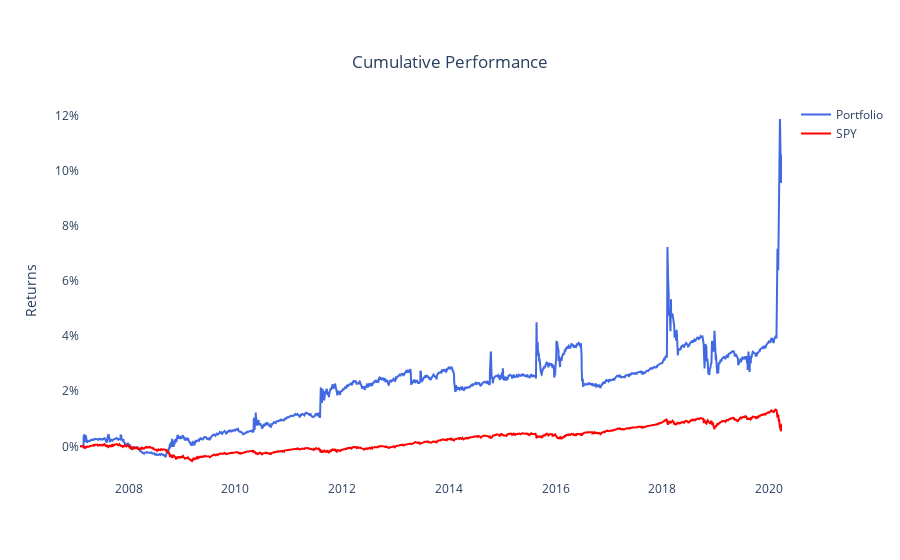

Here is the notebook cell this chart was saved with:
### Code cell
import plotly.graph_objects as go
from plotly.subplots import make_subplots

# Create a figure
fig = go.Figure()

# Add trace, x axis, y axis, mode = lines
fig.add_trace(go.Scatter(x=df_2.index, y=df_2['Portfolio_cum_rets'], mode='lines',line=dict(color='royalblue',width=2), name='Portfolio'))
fig.add_trace(go.Scatter(x=df_2.index, y=df_2['GSPC_cum_rets'], mode='lines',line=dict(color='red',width=2), name='SPY'))


# Update Layout
fig.update_layout(
    title={'text':'Cumulative Performance',
           'y':0.9,
        'x':0.5,
          'xanchor': 'center',
             'yanchor': 'top' },
    
    xaxis=dict(
        title='',
        #ticksuffix="%",
        #tickprefix=''
    ),
    
    yaxis=dict(
        title='Returns',
         ticksuffix="%"
    ),
    
 
    paper_bgcolor='rgba(0,0,0,0)',
    plot_bgcolor='rgba(0,0,0,0)',
)

### Figure 1 — Plotly figure (JSON) as saved in the notebook; plotly's stock layout.template omitted (floating-point values rounded to 4 significant figures; data arrays with more than 128 entries replaced by an {"elided": "..."} marker saying what was removed)
{"data": [{"line": {"color": "royalblue", "width": 2}, "mode": "lines", "name": "Portfolio", "type": "scatter", "x": {"elided": "3312 str values"}, "y": {"elided": "3312 float values"}}, {"line": {"color": "red", "width": 2}, "mode": "lines", "name": "SPY", "type": "scatter", "x": {"elided": "3312 str values"}, "y": {"elided": "3312 float values"}}], "layout": {"paper_bgcolor": "rgba(0,0,0,0)", "plot_bgcolor": "rgba(0,0,0,0)", "title": {"text": "Cumulative Performance", "x": 0.5, "xanchor": "center", "y": 0.9, "yanchor": "top"}, "xaxis": {"title": {"text": ""}}, "yaxis": {"ticksuffix": "%", "title": {"text": "Returns"}}}}
